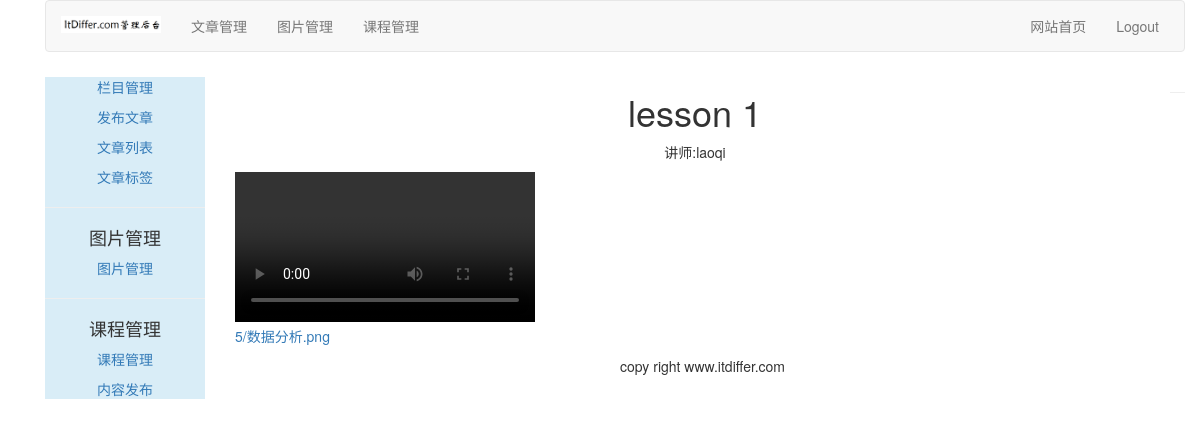
The app's page /course/detail-lesson/1/ with its own data.
### course/models.py (models this page shows, shortened)
class Lesson(models.Model):
    user = models.ForeignKey(User, on_delete=models.CASCADE,related_name='lesson_user')
    course = models.ForeignKey(Course, on_delete=models.CASCADE,related_name='lesson')
    title = models.CharField(max_length=200)
    video = models.FileField(upload_to=user_directory_path)
    description = models.TextField(blank=True)
    attach = models.FileField(blank=True, upload_to=user_directory_path)
    created = models.DateTimeField(auto_now_add=True)
    order = OrderField(blank=True, for_fields=['course'])
    class Meta:
        ordering = ['order']

### course/views.py (the view)
# urls.py: path('detail-lesson/<int:lesson_id>/', DetailLessonView.as_view(), name="detail_lesson"),
class DetailLessonView(LoginRequiredMixin, TemplateResponseMixin, View):
    login_url = "/account/login/"
    template_name = "course/manage/detail_lesson.html"
    def get(self, request, lesson_id):
        lesson = get_object_or_404(Lesson, id=lesson_id)
        return self.render_to_response({"lesson":lesson})

### templates/course/manage/detail_lesson.html (shortened to what this page needs)
{% extends "article/base.html" %}
{% block content %}
<div>
    <div class='text-center'>
        <h1>{{ lesson.title }}</h1>
        <p>讲师:{{ lesson.user.username }}</p>
    </div>
    <div>
        {% if lesson.video %}
        <video src="{{ lesson.video.url }}" controls="controls" class="text-center"></video>
        {% else %}
        <p class="text-center">There is not video lesson.</p>
        {% endif %}
    </div>
    <div>
        {% if lesson.attach %}
        <p><a href="{{ lesson.attach.url }}">{{ lesson.attach.name | cut:"courses/user_" }}</a></p>
        {% endif %}
    </div>
</div>
{% endblock %}

### records on screen
Lesson: title "lesson 1", user.username "laoqi", attach.name "5/数据分析.png"
